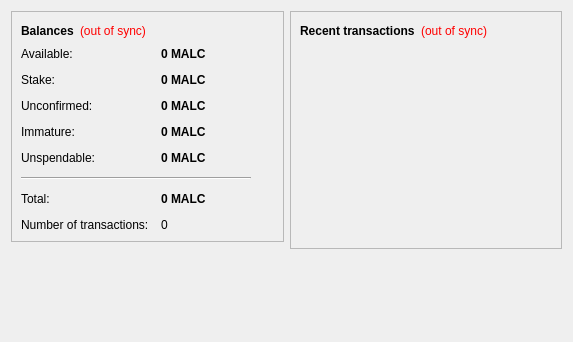
<?xml version="1.0" encoding="UTF-8"?>
<ui version="4.0">
 <class>OverviewPage</class>
 <widget class="QWidget" name="OverviewPage">
  <property name="geometry">
   <rect>
    <x>0</x>
    <y>0</y>
    <width>573</width>
    <height>342</height>
   </rect>
  </property>
  <property name="windowTitle">
   <string>Form</string>
  </property>
  <layout class="QHBoxLayout" name="horizontalLayout" stretch="1,1">
   <item>
    <layout class="QVBoxLayout" name="verticalLayout_2">
     <item>
      <widget class="QFrame" name="frame">
       <property name="frameShape">
        <enum>QFrame::StyledPanel</enum>
       </property>
       <property name="frameShadow">
        <enum>QFrame::Raised</enum>
       </property>
       <layout class="QVBoxLayout" name="verticalLayout_4">
        <item>
         <layout class="QHBoxLayout" name="horizontalLayout_4">
          <item>
           <widget class="QLabel" name="label_5">
            <property name="font">
             <font>
              <weight>75</weight>
              <bold>true</bold>
             </font>
            </property>
            <property name="text">
             <string>Balances</string>
            </property>
           </widget>
          </item>
          <item>
           <widget class="QLabel" name="labelWalletStatus">
            <property name="toolTip">
             <string>The displayed information may be out of date. Your wallet automatically synchronizes with the MalCoin network after a connection is established, but this process has not completed yet.</string>
            </property>
            <property name="styleSheet">
             <string notr="true">QLabel { color: red; }</string>
            </property>
            <property name="text">
             <string notr="true">(out of sync)</string>
            </property>
            <property name="alignment">
             <set>Qt::AlignLeading|Qt::AlignLeft|Qt::AlignVCenter</set>
            </property>
           </widget>
          </item>
          <item>
           <spacer name="horizontalSpacer_2">
            <property name="orientation">
             <enum>Qt::Horizontal</enum>
            </property>
            <property name="sizeHint" stdset="0">
             <size>
              <width>40</width>
              <height>20</height>
             </size>
            </property>
           </spacer>
          </item>
         </layout>
        </item>
        <item>
         <layout class="QFormLayout" name="formLayout_2">
          <property name="fieldGrowthPolicy">
           <enum>QFormLayout::AllNonFixedFieldsGrow</enum>
          </property>
          <property name="horizontalSpacing">
           <number>12</number>
          </property>
          <property name="verticalSpacing">
           <number>12</number>
          </property>
          <item row="0" column="0">
           <widget class="QLabel" name="labelAvailableText">
            <property name="toolTip">
             <string>Your current available balance</string>
            </property>
            <property name="text">
             <string>Available:</string>
            </property>
           </widget>
          </item>
          <item row="0" column="1">
           <widget class="QLabel" name="labelAvailable">
            <property name="font">
             <font>
              <weight>75</weight>
              <bold>true</bold>
             </font>
            </property>
            <property name="cursor">
             <cursorShape>IBeamCursor</cursorShape>
            </property>
            <property name="toolTip">
             <string>Your current available balance</string>
            </property>
            <property name="text">
             <string notr="true">0 MALC</string>
            </property>
            <property name="alignment">
             <set>Qt::AlignLeading|Qt::AlignLeft|Qt::AlignVCenter</set>
            </property>
            <property name="textInteractionFlags">
             <set>Qt::LinksAccessibleByMouse|Qt::TextSelectableByKeyboard|Qt::TextSelectableByMouse</set>
            </property>
           </widget>
          </item>
          <item row="1" column="0">
           <widget class="QLabel" name="label_6">
            <property name="toolTip">
             <string>Total of coins that was staked, and do not yet count toward the current balance</string>
            </property>
            <property name="text">
             <string>Stake:</string>
            </property>
           </widget>
          </item>
          <item row="1" column="1">
           <widget class="QLabel" name="labelStake">
            <property name="font">
             <font>
              <weight>75</weight>
              <bold>true</bold>
             </font>
            </property>
            <property name="cursor">
             <cursorShape>IBeamCursor</cursorShape>
            </property>
            <property name="toolTip">
             <string>Total of coins that was staked, and do not yet count toward the current balance</string>
            </property>
            <property name="text">
             <string notr="true">0 MALC</string>
            </property>
            <property name="alignment">
             <set>Qt::AlignLeading|Qt::AlignLeft|Qt::AlignVCenter</set>
            </property>
            <property name="textInteractionFlags">
             <set>Qt::LinksAccessibleByMouse|Qt::TextSelectableByKeyboard|Qt::TextSelectableByMouse</set>
            </property>
           </widget>
          </item>
          <item row="2" column="0">
           <widget class="QLabel" name="label_3">
            <property name="toolTip">
             <string>Total of transactions that have yet to be confirmed, and do not yet count toward the current balance</string>
            </property>
            <property name="text">
             <string>Unconfirmed:</string>
            </property>
           </widget>
          </item>
          <item row="2" column="1">
           <widget class="QLabel" name="labelUnconfirmed">
            <property name="font">
             <font>
              <weight>75</weight>
              <bold>true</bold>
             </font>
            </property>
            <property name="cursor">
             <cursorShape>IBeamCursor</cursorShape>
            </property>
            <property name="toolTip">
             <string>Total of transactions that have yet to be confirmed, and do not yet count toward the current balance</string>
            </property>
            <property name="text">
             <string notr="true">0 MALC</string>
            </property>
            <property name="alignment">
             <set>Qt::AlignLeading|Qt::AlignLeft|Qt::AlignVCenter</set>
            </property>
            <property name="textInteractionFlags">
             <set>Qt::LinksAccessibleByMouse|Qt::TextSelectableByKeyboard|Qt::TextSelectableByMouse</set>
            </property>
           </widget>
          </item>
          <item row="3" column="0">
           <widget class="QLabel" name="labelImmatureText">
            <property name="toolTip">
             <string>Mined balance that has not yet matured</string>
            </property>
            <property name="text">
             <string>Immature:</string>
            </property>
           </widget>
          </item>
          <item row="3" column="1">
           <widget class="QLabel" name="labelImmature">
            <property name="font">
             <font>
              <weight>75</weight>
              <bold>true</bold>
             </font>
            </property>
            <property name="toolTip">
             <string>Mined balance that has not yet matured</string>
            </property>
            <property name="text">
             <string notr="true">0 MALC</string>
            </property>
            <property name="alignment">
             <set>Qt::AlignLeading|Qt::AlignLeft|Qt::AlignVCenter</set>
            </property>
            <property name="textInteractionFlags">
             <set>Qt::LinksAccessibleByMouse|Qt::TextSelectableByKeyboard|Qt::TextSelectableByMouse</set>
            </property>
           </widget>
          </item>
          <item row="4" column="0">
           <widget class="QLabel" name="labelBalanceWatchOnlyText">
            <property name="toolTip">
             <string>Your unspendable balance</string>
            </property>
            <property name="text">
             <string>Unspendable:</string>
            </property>
           </widget>
          </item>
          <item row="4" column="1">
           <widget class="QLabel" name="labelBalanceWatchOnly">
            <property name="font">
             <font>
              <weight>75</weight>
              <bold>true</bold>
             </font>
            </property>
            <property name="cursor">
             <cursorShape>IBeamCursor</cursorShape>
            </property>
            <property name="toolTip">
             <string>Your unspendable balance</string>
            </property>
            <property name="text">
             <string notr="true">0 MALC</string>
            </property>
            <property name="alignment">
             <set>Qt::AlignLeading|Qt::AlignLeft|Qt::AlignVCenter</set>
            </property>
            <property name="textInteractionFlags">
             <set>Qt::LinksAccessibleByMouse|Qt::TextSelectableByKeyboard|Qt::TextSelectableByMouse</set>
            </property>
           </widget>
          </item>
          <item row="5" column="0" colspan="2">
           <widget class="Line" name="line">
            <property name="maximumSize">
             <size>
              <width>230</width>
              <height>16777215</height>
             </size>
            </property>
            <property name="orientation">
             <enum>Qt::Horizontal</enum>
            </property>
           </widget>
          </item>
          <item row="6" column="0">
           <widget class="QLabel" name="labelTotalText">
            <property name="toolTip">
             <string>Your current total balance</string>
            </property>
            <property name="text">
             <string>Total:</string>
            </property>
           </widget>
          </item>
          <item row="6" column="1">
           <widget class="QLabel" name="labelTotal">
            <property name="font">
             <font>
              <weight>75</weight>
              <bold>true</bold>
             </font>
            </property>
            <property name="toolTip">
             <string>Your current total balance</string>
            </property>
            <property name="text">
             <string notr="true">0 MALC</string>
            </property>
            <property name="alignment">
             <set>Qt::AlignLeading|Qt::AlignLeft|Qt::AlignVCenter</set>
            </property>
            <property name="textInteractionFlags">
             <set>Qt::LinksAccessibleByMouse|Qt::TextSelectableByKeyboard|Qt::TextSelectableByMouse</set>
            </property>
           </widget>
          </item>
          <item row="7" column="0">
           <widget class="QLabel" name="label_2">
            <property name="toolTip">
             <string>Total number of transactions in wallet</string>
            </property>
            <property name="text">
             <string>Number of transactions:</string>
            </property>
           </widget>
          </item>
          <item row="7" column="1">
           <widget class="QLabel" name="labelNumTransactions">
            <property name="toolTip">
             <string>Total number of transactions in wallet</string>
            </property>
            <property name="text">
             <string notr="true">0</string>
            </property>
           </widget>
          </item>
         </layout>
        </item>
       </layout>
      </widget>
     </item>
     <item>
      <spacer name="verticalSpacer">
       <property name="orientation">
        <enum>Qt::Vertical</enum>
       </property>
       <property name="sizeHint" stdset="0">
        <size>
         <width>20</width>
         <height>40</height>
        </size>
       </property>
      </spacer>
     </item>
    </layout>
   </item>
   <item>
    <layout class="QVBoxLayout" name="verticalLayout_3">
     <item>
      <widget class="QFrame" name="frame_2">
       <property name="frameShape">
        <enum>QFrame::StyledPanel</enum>
       </property>
       <property name="frameShadow">
        <enum>QFrame::Raised</enum>
       </property>
       <layout class="QVBoxLayout" name="verticalLayout">
        <item>
         <layout class="QHBoxLayout" name="horizontalLayout_2">
          <item>
           <widget class="QLabel" name="label_4">
            <property name="text">
             <string>&lt;b&gt;Recent transactions&lt;/b&gt;</string>
            </property>
           </widget>
          </item>
          <item>
           <widget class="QLabel" name="labelTransactionsStatus">
            <property name="toolTip">
             <string>The displayed information may be out of date. Your wallet automatically synchronizes with the MalCoin network after a connection is established, but this process has not completed yet.</string>
            </property>
            <property name="styleSheet">
             <string notr="true">QLabel { color: red; }</string>
            </property>
            <property name="text">
             <string notr="true">(out of sync)</string>
            </property>
            <property name="alignment">
             <set>Qt::AlignRight|Qt::AlignTrailing|Qt::AlignVCenter</set>
            </property>
           </widget>
          </item>
          <item>
           <spacer name="horizontalSpacer">
            <property name="orientation">
             <enum>Qt::Horizontal</enum>
            </property>
            <property name="sizeHint" stdset="0">
             <size>
              <width>40</width>
              <height>20</height>
             </size>
            </property>
           </spacer>
          </item>
         </layout>
        </item>
        <item>
         <widget class="QListView" name="listTransactions">
          <property name="styleSheet">
           <string notr="true">QListView { background: transparent; }</string>
          </property>
          <property name="frameShape">
           <enum>QFrame::NoFrame</enum>
          </property>
          <property name="verticalScrollBarPolicy">
           <enum>Qt::ScrollBarAlwaysOff</enum>
          </property>
          <property name="horizontalScrollBarPolicy">
           <enum>Qt::ScrollBarAlwaysOff</enum>
          </property>
          <property name="selectionMode">
           <enum>QAbstractItemView::NoSelection</enum>
          </property>
         </widget>
        </item>
       </layout>
      </widget>
     </item>
     <item>
      <spacer name="verticalSpacer_2">
       <property name="orientation">
        <enum>Qt::Vertical</enum>
       </property>
       <property name="sizeHint" stdset="0">
        <size>
         <width>20</width>
         <height>40</height>
        </size>
       </property>
      </spacer>
     </item>
    </layout>
   </item>
  </layout>
 </widget>
 <resources/>
 <connections/>
</ui>
